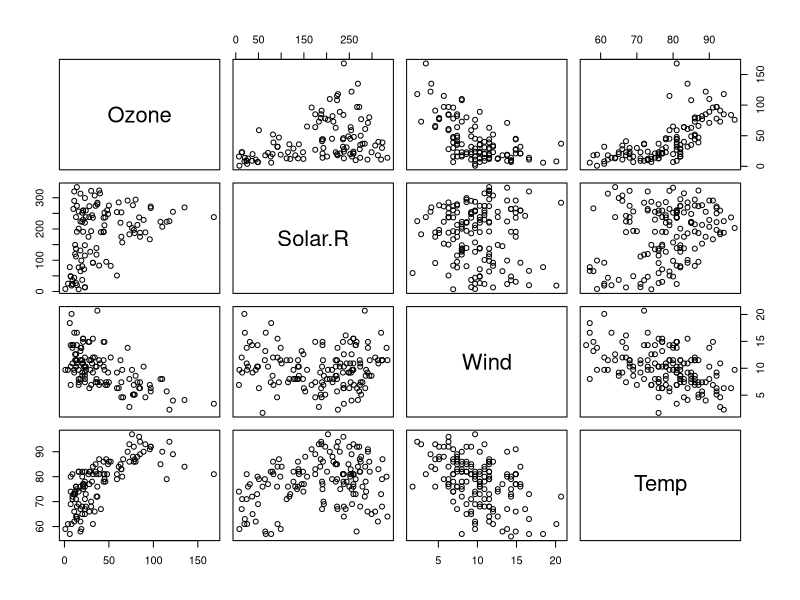

Source code (R): (Note: this script raises an error after producing the figure.)
# ●	Visualize every pair of variables of the airquality dataset
# ●	Choose the appropriate plot for each pair
# ●	Store results in a Google Doc on the shared folder

# Pairwise Scatter
pairs(airquality[1:4])
 
# Solar.R vs Ozone
ggplot(data=airquality) + geom_point(mapping=aes(y=Solar.R, x=Ozone))

# Wind vs Solar.R
ggplot(data=airquality) + geom_point(mapping=aes(y=Wind, x=Solar.R))

# Temp vs Solar.R
ggplot(data=airquality) + geom_point(mapping=aes(y=Temp, x=Solar.R))
 
# Solar.R vs Month
ggplot(data=airquality) + geom_boxplot(mapping=aes(y=Solar.R, x=as.factor(Month)))

# Solar.R vs Day
ggplot(data=airquality) + geom_boxplot(mapping=aes(y=Solar.R, x=as.factor(Day)))
 
# Wind vs Temp
ggplot(data=airquality) + geom_point(mapping=aes(y=Wind, x=Temp))
 
# Wind vs Month
ggplot(data=airquality) + geom_boxplot(mapping=aes(y=Wind, x=as.factor(Month)))

# Wind vs Day
ggplot(data=airquality) + geom_boxplot(mapping=aes(y=Wind, x=as.factor(Day)))

# Temp vs Month
ggplot(data=airquality) + geom_boxplot(mapping=aes(y=Temp, x=as.factor(Month)))
 
# Temp vs Day
ggplot(data=airquality) + geom_boxplot(mapping=aes(y=Temp, x=as.factor(Day)))

# Wind vs Ozone
ggplot(data=airquality) + geom_point(mapping=aes(y=Wind, x=Ozone))
 
# Temp vs Ozone
ggplot(data=airquality) + geom_point(mapping=aes(y=Temp, x=Ozone))

# Ozone vs Month
ggplot(data=airquality) + geom_boxplot(mapping=aes(y=Ozone, x=as.factor(Month)))
 
# Ozone vs Day
ggplot(data=airquality) + geom_boxplot(mapping=aes(y=Ozone, x=as.factor(Day)))
 



